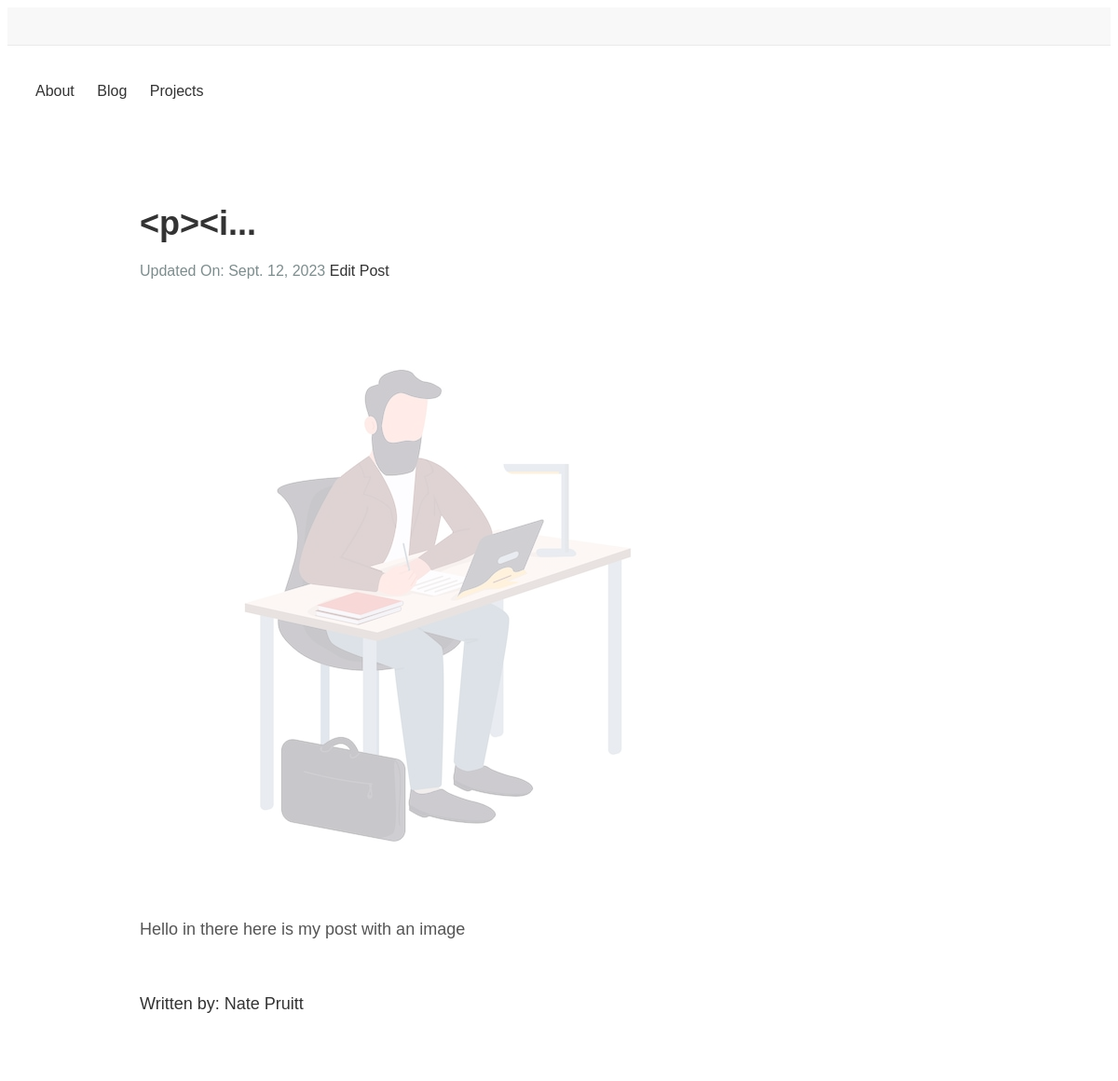
Screenshot of /blog/post/10 (signed in) with the database file from the repository.
### blog/models.py (models this page shows)
class Post(models.Model):
    def __str__(self):
        return self.post_body[0:5] + "..."
    post_body = models.TextField()
    post_title = models.CharField(max_length=100, unique=True)
    post_preview = models.TextField(null=True)
    published_at = models.DateField(null=True, blank=True)
    updated_at = models.DateField(auto_now=True)
    author = models.ForeignKey(Author, on_delete=models.CASCADE)

class Author(models.Model):
    def __str__(self):
        return self.name
    name = models.CharField(max_length=20)

### blog/views.py (the view)
# urls.py: path("post/<int:id>", post_page, name="post-page"),
def post_page(request, id):
    post = Post.objects.get(id=id)
    is_authenticated = request.user.is_authenticated
    return render(
        request,
        "blog/post.html",
        {"post": post, "is_authenticated": is_authenticated, "post_id": id},
    )

### blog/templates/blog/post.html
{% extends "base_templates/index.html" %}
{% load static %}
{% block stylesheet %}
<link rel="stylesheet" href="{% static 'blog/blog_post_style.css' %}">
{% endblock %}
{% block body %}
<div class="blog-post">
    <h1 class="post-title">{{post}}</h1>
    <span class="post-date">Updated On: {{post.updated_at}}</span>
    {% if is_authenticated %}
    <span><a href="{% url 'blog:edit-post' post.id %}">Edit Post</a></span>
    {% endif %}
    <div class="post-content">
        {{ post.post_body | safe}}
    </div>
    <div class="post-footer">
        <span class="post-author">Written by: {{post.author}}</span>
    </div>
</div>
{% endblock %}

### personal_site/static/personal_site/default_style.css (style rules this page uses)
body { font-family: Arial, sans-serif; line-height: 1.6; padding: 0; }
a, nav a, aside a { text-decoration: none; color: #333; }

### blog/static/blog/blog_post_style.css (style rules this page uses)
.blog-post { font-family: Arial, sans-serif; max-width: 900px; margin: 0 auto; padding: 40px; background-color: #ffffff; border-radius: 10px; }
.post-title { font-size: 36px; color: #333; margin-bottom: 10px; }
.post-date { font-size: 16px; color: #7f8c8d; margin-bottom: 40px; }
.post-content { font-size: 18px; line-height: 1.7; color: #555; }
.post-content p { margin-bottom: 25px; }
.post-footer { margin-top: 50px; }
.post-author { display: block; color: #333; font-size: 18px; margin-bottom: 20px; }

### rows the page displays
Post: post_body "<p><i...", updated_at "Sept. 12, 2023", post_body (picture), post_body "Hello in there here is my post with an image", author "Nate Pruitt"
